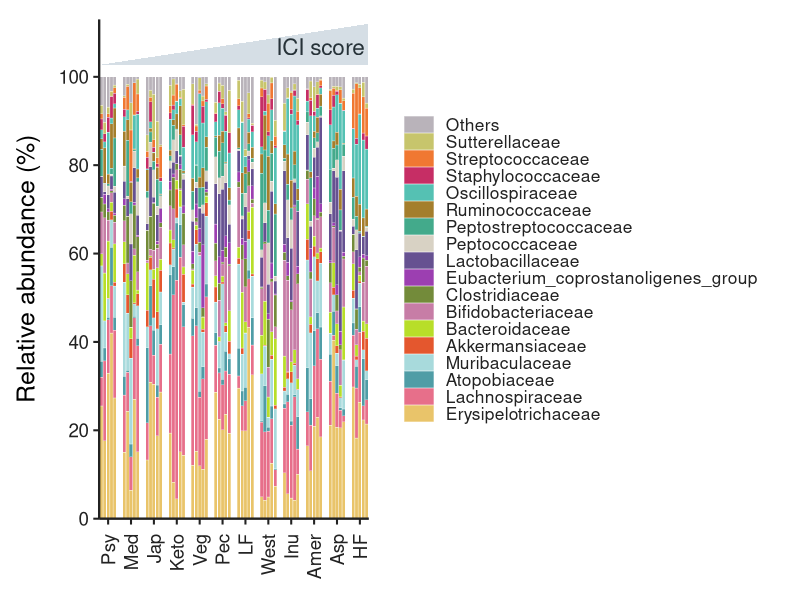
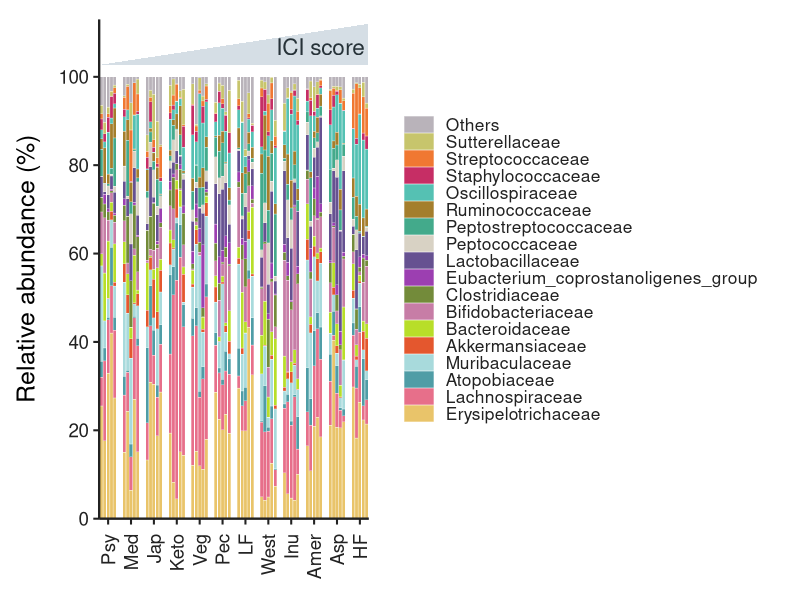

Reproduce these figures in R, in order.
## ---- chunk 1
knitr::opts_chunk$set(echo = TRUE, warning = FALSE, message = FALSE)

library(ggplot2)
library(dplyr)

set.seed(1031)
## ---- chunk 2
diet_groups <- c(
  "Psy", "Med", "Jap", "Keto", "Veg", "Pec",
  "LF", "West", "Inu", "Amer", "Asp", "HF"
)

families <- c(
  "Erysipelotrichaceae",
  "Lachnospiraceae",
  "Atopobiaceae",
  "Muribaculaceae",
  "Akkermansiaceae",
  "Bacteroidaceae",
  "Bifidobacteriaceae",
  "Clostridiaceae",
  "Eubacterium_coprostanoligenes_group",
  "Lactobacillaceae",
  "Peptococcaceae",
  "Peptostreptococcaceae",
  "Ruminococcaceae",
  "Oscillospiraceae",
  "Staphylococcaceae",
  "Streptococcaceae",
  "Sutterellaceae",
  "Others"
)

samples_per_group <- 5
group_gap <- 1.80

sample_table <- expand.grid(
  group = diet_groups,
  replicate = seq_len(samples_per_group),
  KEEP.OUT.ATTRS = FALSE,
  stringsAsFactors = FALSE
) |>
  mutate(
    group = factor(group, levels = diet_groups)
  ) |>
  arrange(group, replicate) |>
  mutate(
    sample_index = row_number(),
    plot_x = sample_index + (as.integer(group) - 1) * group_gap,
    ici_score = scales::rescale(sample_index, to = c(0.08, 0.96)),
    sample = sprintf("S%02d", sample_index)
  )

base_shape <- c(
  6.0, 4.1, 2.2, 3.4, 1.1, 1.4, 1.6, 1.2, 0.8,
  1.7, 1.0, 1.4, 1.1, 1.7, 0.8, 0.7, 1.0, 1.5
)

group_effect <- matrix(
  exp(rnorm(length(diet_groups) * length(families), 0, 0.38)),
  nrow = length(diet_groups),
  dimnames = list(diet_groups, families)
)

# Add broad group-level ecological signatures.
group_effect["Keto", c("Lachnospiraceae", "Atopobiaceae")] <- c(3.5, 2.3)
group_effect["Veg", c("Lachnospiraceae", "Muribaculaceae")] <- c(2.4, 2.0)
group_effect["Pec", c("Lactobacillaceae", "Bifidobacteriaceae")] <- c(3.0, 2.1)
group_effect["LF", c("Erysipelotrichaceae", "Bacteroidaceae")] <- c(2.7, 2.0)
group_effect["West", c("Peptostreptococcaceae", "Ruminococcaceae")] <- c(2.6, 2.1)
group_effect["Inu", c("Bifidobacteriaceae", "Lactobacillaceae")] <- c(3.3, 2.1)
group_effect["Amer", c("Muribaculaceae", "Akkermansiaceae")] <- c(2.2, 2.0)
group_effect["Asp", c("Erysipelotrichaceae", "Lactobacillaceae")] <- c(2.5, 2.7)
group_effect["HF", c("Streptococcaceae", "Oscillospiraceae")] <- c(3.2, 2.0)

composition_list <- lapply(seq_len(nrow(sample_table)), function(i) {
  group_name <- as.character(sample_table$group[i])
  score <- sample_table$ici_score[i]

  ici_effect <- rep(1, length(families))
  names(ici_effect) <- families
  ici_effect[c("Lactobacillaceae", "Bifidobacteriaceae", "Oscillospiraceae")] <-
    0.70 + 1.45 * score
  ici_effect[c("Erysipelotrichaceae", "Lachnospiraceae")] <-
    1.15 - 0.35 * score

  shape <- pmax(
    0.24,
    base_shape * group_effect[group_name, ] * ici_effect *
      exp(rnorm(length(families), 0, 0.24))
  )

  abundance <- rgamma(length(families), shape = shape, rate = 1)
  abundance <- 100 * abundance / sum(abundance)

  data.frame(
    sample = sample_table$sample[i],
    sample_index = sample_table$sample_index[i],
    plot_x = sample_table$plot_x[i],
    group = group_name,
    replicate = sample_table$replicate[i],
    ici_score = score,
    family = families,
    relative_abundance = abundance
  )
})

abundance_data <- bind_rows(composition_list) |>
  mutate(
    family = factor(family, levels = families),
    group = factor(group, levels = diet_groups)
  )

group_midpoints <- sample_table |>
  group_by(group) |>
  summarise(midpoint = mean(plot_x), .groups = "drop")

write.csv(
  abundance_data,
  "synthetic_microbiome_abundance.csv",
  row.names = FALSE
)

head(abundance_data)
## ---- chunk 3
family_colours <- c(
  "Erysipelotrichaceae" = "#E9C46A",
  "Lachnospiraceae" = "#E76F8A",
  "Atopobiaceae" = "#4F9DA6",
  "Muribaculaceae" = "#A8DADC",
  "Akkermansiaceae" = "#E4572E",
  "Bacteroidaceae" = "#B8DE29",
  "Bifidobacteriaceae" = "#C77DA6",
  "Clostridiaceae" = "#738B3A",
  "Eubacterium_coprostanoligenes_group" = "#9C3FB1",
  "Lactobacillaceae" = "#665191",
  "Peptococcaceae" = "#D8D2C4",
  "Peptostreptococcaceae" = "#43AA8B",
  "Ruminococcaceae" = "#A47E2C",
  "Oscillospiraceae" = "#55C1B3",
  "Staphylococcaceae" = "#C62E65",
  "Streptococcaceae" = "#F07832",
  "Sutterellaceae" = "#C7C56C",
  "Others" = "#B9B3BA"
)

p <- ggplot(abundance_data) +
  geom_col(
    aes(
      x = plot_x,
      y = relative_abundance,
      fill = family
    ),
    position = position_stack(reverse = TRUE),
    width = 0.92,
    colour = "white",
    linewidth = 0.10
  ) +
  annotate(
    "polygon",
    x = c(
      min(sample_table$plot_x) - 0.5,
      max(sample_table$plot_x) + 0.5,
      max(sample_table$plot_x) + 0.5
    ),
    y = c(102.7, 102.7, 112.0),
    fill = "#D5DEE5",
    colour = NA
  ) +
  annotate(
    "text",
    x = max(sample_table$plot_x) - 0.4,
    y = 106.8,
    label = "ICI score",
    hjust = 1,
    size = 5.7,
    colour = "#263238"
  ) +
  scale_x_continuous(
    breaks = group_midpoints$midpoint,
    labels = group_midpoints$group,
    expand = expansion(mult = c(0.002, 0.002))
  ) +
  scale_y_continuous(
    limits = c(0, 113),
    breaks = seq(0, 100, 20),
    expand = expansion(mult = c(0, 0))
  ) +
  scale_fill_manual(
    values = family_colours,
    breaks = rev(families),
    drop = FALSE
  ) +
  labs(
    x = NULL,
    y = "Relative abundance (%)",
    fill = NULL
  ) +
  guides(
    fill = guide_legend(
      reverse = FALSE,
      ncol = 1,
      byrow = TRUE,
      keyheight = grid::unit(0.42, "cm"),
      keywidth = grid::unit(0.76, "cm")
    )
  ) +
  coord_cartesian(clip = "off") +
  theme_classic(base_size = 17) +
  theme(
    axis.line = element_line(linewidth = 0.8, colour = "#222222"),
    axis.ticks = element_line(linewidth = 0.7, colour = "#222222"),
    axis.text.x = element_text(
      angle = 90,
      hjust = 1,
      vjust = 0.5,
      size = 13.5,
      colour = "#222222",
      margin = margin(t = 7)
    ),
    axis.text.y = element_text(size = 13.5, colour = "#222222"),
    axis.title.y = element_text(size = 18, margin = margin(r = 13)),
    legend.position = "right",
    legend.text = element_text(size = 12.5, colour = "#222222"),
    legend.key = element_rect(fill = NA, colour = NA),
    legend.spacing.y = grid::unit(0.02, "cm"),
    plot.margin = margin(14, 22, 15, 12)
  )

ggsave(
  "microbiome_relative_abundance.png",
  p,
  width = 15.5,
  height = 7.6,
  dpi = 300,
  bg = "white"
)

p
